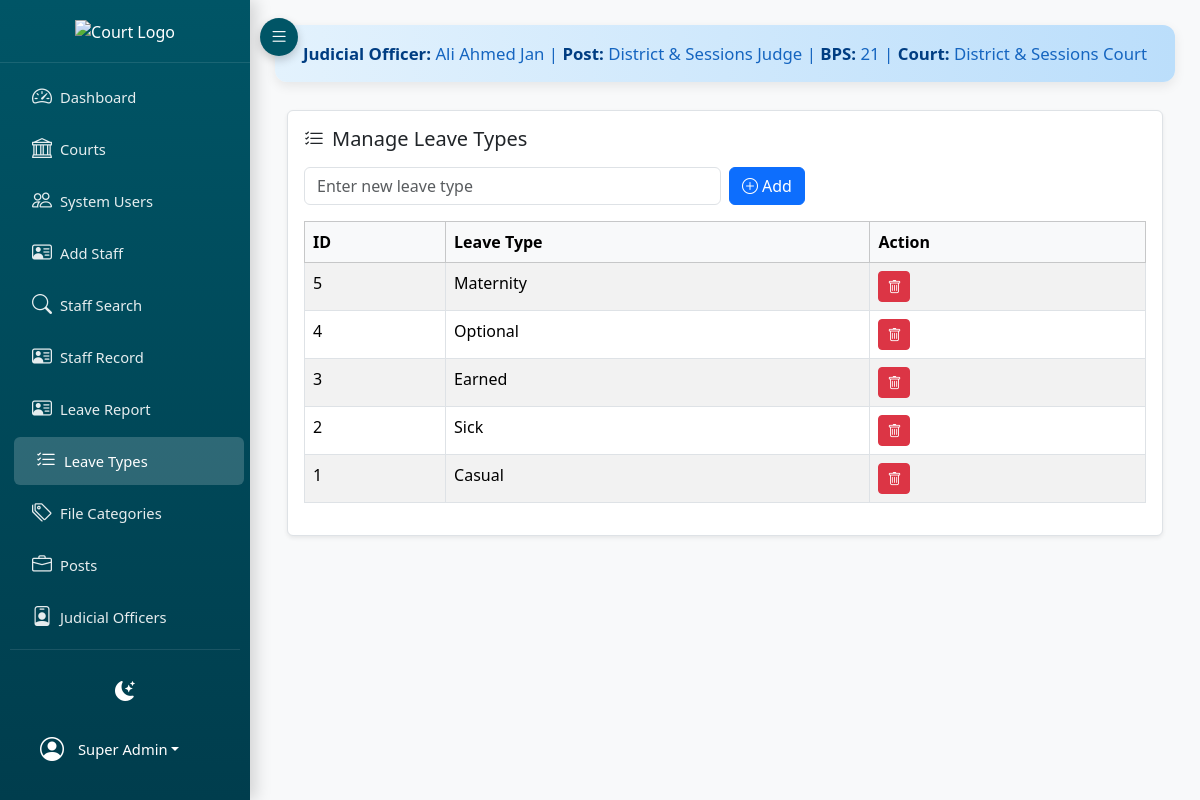
Page /project_root/index.php?page=leave_types (signed in) on the committed database.
### tables this page shows
CREATE TABLE IF NOT EXISTS `judicial_officers` (
  `id` int(11) NOT NULL AUTO_INCREMENT,
  `officer_id` int(11) DEFAULT NULL,
  `post_id` int(11) DEFAULT NULL,
  `name` varchar(255) NOT NULL,
  `post` varchar(255) NOT NULL,
  `bps` varchar(20) NOT NULL,
  `court_id` int(11) DEFAULT NULL,
  `created_at` timestamp NULL DEFAULT CURRENT_TIMESTAMP,
  `status` varchar(50) DEFAULT 'Posted',
  `joining_date` date DEFAULT NULL,
  `transferred_date` date DEFAULT NULL,
  `district_id` int(11) DEFAULT NULL,
  `transferred_district` varchar(255) DEFAULT NULL,
  PRIMARY KEY (`id`),
  KEY `court_id` (`court_id`),
  KEY `fk_district` (`district_id`),
  KEY `fk_post` (`post_id`),
  KEY `fk_officer` (`officer_id`)
);

CREATE TABLE IF NOT EXISTS `courts` (
  `id` int(11) NOT NULL AUTO_INCREMENT,
  `name` varchar(255) NOT NULL,
  `district` varchar(255) DEFAULT NULL,
  `taluka` varchar(255) DEFAULT NULL,
  PRIMARY KEY (`id`)
);

CREATE TABLE IF NOT EXISTS `leave_types` (
  `id` int(11) NOT NULL AUTO_INCREMENT,
  `name` varchar(100) NOT NULL,
  `created_at` timestamp NULL DEFAULT CURRENT_TIMESTAMP,
  PRIMARY KEY (`id`),
  UNIQUE KEY `name` (`name`)
);

### backend/views/leave_types.php (the view, shortened to what this page needs)
<?php
include __DIR__ . '/header.php';
$types = $pdo->query("SELECT * FROM leave_types ORDER BY id DESC")->fetchAll(PDO::FETCH_ASSOC);
?>
<div class="card shadow-sm">
  <div class="card-body">
    <h5 class="mb-3"><i class="bi bi-list-check me-2"></i>Manage Leave Types</h5>
    <form method="post" class="row g-2 mb-3">
      <div class="col-md-6">
        <input type="text" name="name" class="form-control" placeholder="Enter new leave type" required>
      </div>
      <div class="col-md-2">
        <button class="btn btn-primary"><i class="bi bi-plus-circle me-1"></i>Add</button>
      </div>
    </form>
    <table class="table table-bordered table-striped">
      <thead class="table-light">
        <tr>
          <th>ID</th>
          <th>Leave Type</th>
          <th>Action</th>
        </tr>
      </thead>
      <tbody>
        <?php foreach ($types as $t): ?>
          <tr>
            <td><?= $t['id'] ?></td>
            <td><?= htmlspecialchars($t['name']) ?></td>
            <td>
              <a href="?page=leave_types&delete=<?= $t['id'] ?>"
                 class="btn btn-sm btn-danger"
                 onclick="return confirm('Delete this leave type?')">
                 <i class="bi bi-trash"></i>
              </a>
            </td>
          </tr>
        <?php endforeach; ?>
      </tbody>
    </table>
  </div>
</div>
<?php include __DIR__ . '/footer.php'; ?>

### backend/views/header.php (shortened to what this page needs)
<?php if (!isset($_SESSION)) session_start();
$user = $_SESSION['user'] ?? null;
$isAdmin = $user && (($user['role'] ?? '') === 'admin');
$judicialInfo = null;
if ($isAdmin && isset($pdo)) {
    try {
        $stmt = $pdo->prepare("
            SELECT jo.name AS officer_name,
                   jo.post AS officer_post,
                   jo.bps AS officer_bps,
                   c.name AS court_name
            FROM judicial_officers jo
            LEFT JOIN courts c ON c.id = jo.court_id
            WHERE jo.post = 'District & Sessions Judge'
              AND jo.status = 'Posted'
            LIMIT 1
        ");
        $stmt->execute();
        $judicialInfo = $stmt->fetch(PDO::FETCH_ASSOC);
    } catch (Throwable $e) {
    }
}
$currentPage = $_GET['page'] ?? 'dashboard';
?>
<!DOCTYPE html>
<html lang="en" data-bs-theme="light">
<head>
    <link href="https://cdn.jsdelivr.net/npm/bootstrap@5.3.2/dist/css/bootstrap.min.css" rel="stylesheet">
    <link href="https://cdn.jsdelivr.net/npm/bootstrap-icons@1.11.3/font/bootstrap-icons.min.css" rel="stylesheet">
</head>
<body>
<div class="sidebar" id="sidebar">
    <div class="logo">
        <img src="../assets/images/DC-LOGO.png" alt="Court Logo">
    </div>
    <div class="menu-scroll">
        <nav class="nav flex-column">
            <a href="?page=dashboard" class="nav-link <?= $currentPage === 'dashboard' ? 'active' : '' ?>">
                <i class="bi bi-speedometer2"></i>
                <span class="nav-text">Dashboard</span>
            </a>
            <?php if ($isAdmin): ?>
            <a href="?page=courts" class="nav-link <?= in_array($currentPage, ['courts']) ? 'active' : '' ?>">
                <i class="bi bi-bank"></i>
                <span class="nav-text">Courts</span>
            </a>
            <a href="?page=employees" class="nav-link <?= in_array($currentPage, ['employees']) ? 'active' : '' ?>">
                <i class="bi bi-people"></i>
                <span class="nav-text">System Users</span>
            </a>
            <a href="?page=employee_details" class="nav-link <?= in_array($currentPage, ['employee_details']) ? 'active' : '' ?>">
                <i class="bi bi-person-vcard"></i>
                <span class="nav-text">Add Staff</span>
            </a>
            <a href="?page=employee_search" class="nav-link <?= in_array($currentPage, ['employee_search', 'employee_profile']) ? 'active' : '' ?>">
                <i class="bi bi-search"></i>
                <span class="nav-text">Staff Search</span>
            </a>
            <a href="?page=files" class="nav-link <?= in_array($currentPage, ['files']) ? 'active' : '' ?>">
                <i class="bi bi-person-vcard"></i>
                <span class="nav-text">Staff Record</span>
            </a>
            <a href="?page=casual_leave_report" class="nav-link <?= in_array($currentPage, ['casual_leave_report']) ? 'active' : '' ?>">
                <i class="bi bi-person-vcard"></i>
                <span class="nav-text">Leave Report </span>
            </a>
            <a href="?page=leave_types" class="nav-link <?= in_array($currentPage, ['leave_types']) ? 'active' : '' ?>">
                <i class="bi bi-list-check"></i>
                <span class="nav-text">Leave Types</span>
            </a>
            <a href="?page=file_categories" class="nav-link <?= in_array($currentPage, ['file_categories']) ? 'active' : '' ?>">
                <i class="bi bi-tags"></i>
                <span class="nav-text">File Categories</span>
            </a>
            <a href="?page=posts" class="nav-link <?= in_array($currentPage, ['posts']) ? 'active' : '' ?>">
                <i class="bi bi-briefcase"></i>
                <span class="nav-text">Posts</span>
            </a>
            <a href="?page=judicial_officers" class="nav-link <?= in_array($currentPage, ['judicial_officers']) ? 'active' : '' ?>">
                <i class="bi bi-person-badge"></i>
                <span class="nav-text">Judicial Officers</span>
            </a>
            <?php endif; ?>
        </nav>
    </div>
    <div class="user-section">
        <div class="dark-toggle" id="darkToggle" title="Toggle Dark Mode">
            <i class="bi bi-moon-stars-fill" id="darkIcon"></i>
        </div>
        <div class="dropdown">
            <a class="nav-link dropdown-toggle text-white d-flex align-items-center px-0" href="#" role="button" data-bs-toggle="dropdown">
                <i class="bi bi-person-circle fs-4 me-2"></i>
                <span class="nav-text"><?= htmlspecialchars($user['name'] ?? 'User') ?></span>
            </a>
        </div>
    </div>
</div>
<button class="toggle-btn" id="toggleBtn">
    <i class="bi bi-list"></i>
</button>
<div class="main-content" id="mainContent">
    <?php if ($isAdmin && $judicialInfo): ?>
    <div class="judicial-bar">
        <strong>Judicial Officer:</strong> <?= htmlspecialchars($judicialInfo['officer_name']) ?> |
        <strong>Post:</strong> <?= htmlspecialchars($judicialInfo['officer_post']) ?> |
        <strong>BPS:</strong> <?= htmlspecialchars($judicialInfo['officer_bps']) ?> |
        <strong>Court:</strong> <?= htmlspecialchars($judicialInfo['court_name'] ?? 'District & Sessions Court Jamshoro') ?>
    </div>
    <?php endif; ?>
    <div class="container-fluid">

### backend/views/header.php (style rules this page uses)
:root { --sidebar-width: 250px; --sidebar-collapsed: 70px; --bg-light: #f8f9fa; --bg-dark: #121212; --card-light: #ffffff; --card-dark: #1e1e1e; --text-light: #212529; --text-dark: #e0e0e0; --border-dark: #444; }
body { background: var(--bg-light); color: var(--text-light); transition: background 0.3s ease, color 0.3s ease; font-family: 'Segoe UI', sans-serif; margin: 0; }
.card { background: var(--card-light); border: 1px solid #dee2e6; transition: all 0.3s ease; }
.sidebar { position: fixed; top: 0; left: 0; width: var(--sidebar-width); height: 100vh; background: linear-gradient(180deg, #005566, #003d4d); color: white; transition: width 0.35s cubic-bezier(0.4, 0, 0.2, 1); z-index: 1000; box-shadow: 6px 0 15px rgba(0,0,0,0.15); display: flex; flex-direction: column; }
.sidebar .logo { padding: 18px 12px; text-align: center; border-bottom: 1px solid rgba(255,255,255,0.1); flex-shrink: 0; }
.sidebar .logo img { height: 45px; max-width: 100%; object-fit: contain; transition: opacity 0.3s ease; }
.sidebar .menu-scroll { flex: 1; overflow-y: auto; overflow-x: hidden; padding: 8px 0; }
.sidebar .nav-link { color: rgba(255,255,255,0.9); padding: 9px 14px; margin: 2px 10px; border-radius: 6px; font-size: 0.92rem; font-weight: 500; transition: all 0.2s ease; display: flex; align-items: center; white-space: nowrap; }
.sidebar .nav-link:hover, .sidebar .nav-link.active { background: rgba(255,255,255,0.18); color: white; transform: translateX(4px); }
.sidebar .nav-link i { font-size: 1.25rem; width: 36px; text-align: center; flex-shrink: 0; }
.dark-toggle { padding: 10px 14px; margin: 6px 10px; text-align: center; cursor: pointer; border-radius: 6px; transition: background 0.2s; }
.dark-toggle i { font-size: 1.25rem; }
.user-section { padding: 10px 14px; margin: 6px 10px 12px; border-top: 1px solid rgba(255,255,255,0.1); flex-shrink: 0; }
.main-content { margin-left: var(--sidebar-width); min-height: 100vh; transition: margin-left 0.35s cubic-bezier(0.4, 0, 0.2, 1); padding: 25px; }
.toggle-btn { position: fixed; top: 18px; left: calc(var(--sidebar-width) + 10px); background: #005566; color: white; border: none; width: 38px; height: 38px; border-radius: 50%; z-index: 1001; transition: left 0.35s ease; box-shadow: 0 4px 10px rgba(0,0,0,0.2); }
.toggle-btn i { font-size: 1.2rem; }
.judicial-bar { background: linear-gradient(90deg, #e3f2fd, #bbdefb); padding: 16px 24px; text-align: center; font-size: 1.05rem; font-weight: 500; color: #1565c0; border-radius: 12px; box-shadow: 0 4px 12px rgba(0,0,0,0.08); margin-bottom: 28px; }
.judicial-bar strong { color: #003d82; font-weight: 700; }

### rows in the picture
judicial_officers: name "Ali Ahmed Jan", post "District & Sessions Judge", bps "21", court.name "District & Sessions Court"
leave_types: id "5", name "Maternity"
leave_types: id "4", name "Optional"
leave_types: id "3", name "Earned"
leave_types: id "2", name "Sick"
leave_types: id "1", name "Casual"

### other values in the picture
$user['name'] "Super Admin"
